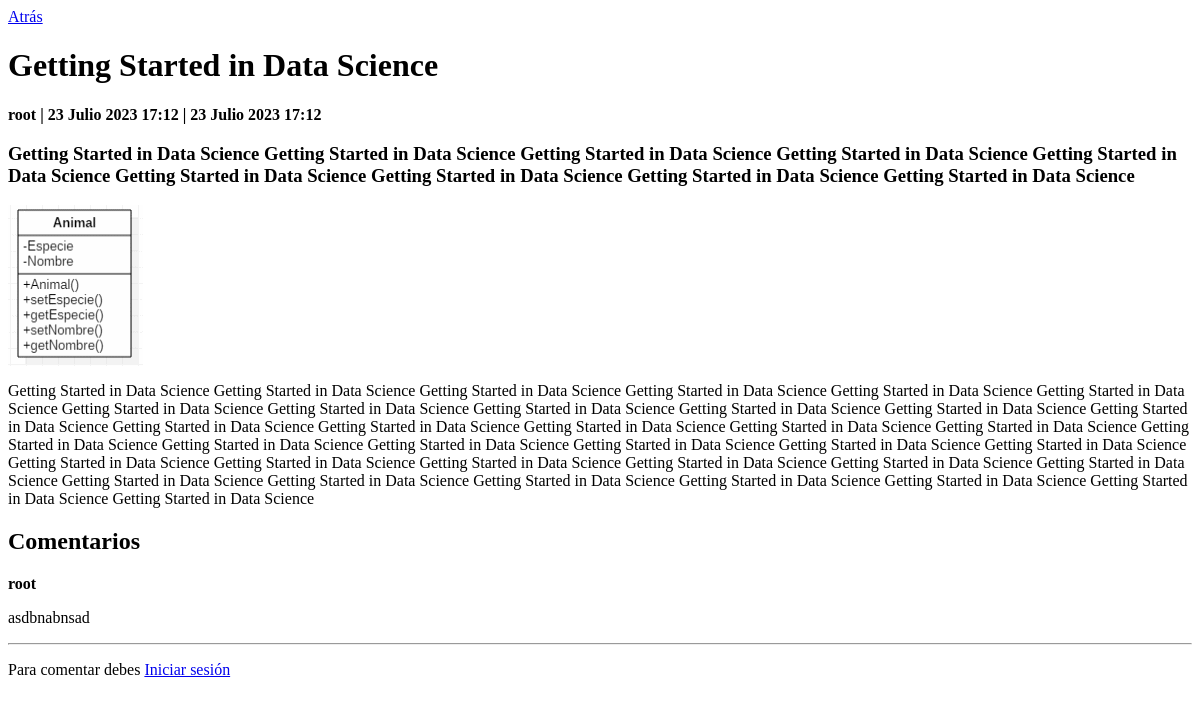
Before: /posts/1 with the older database file.
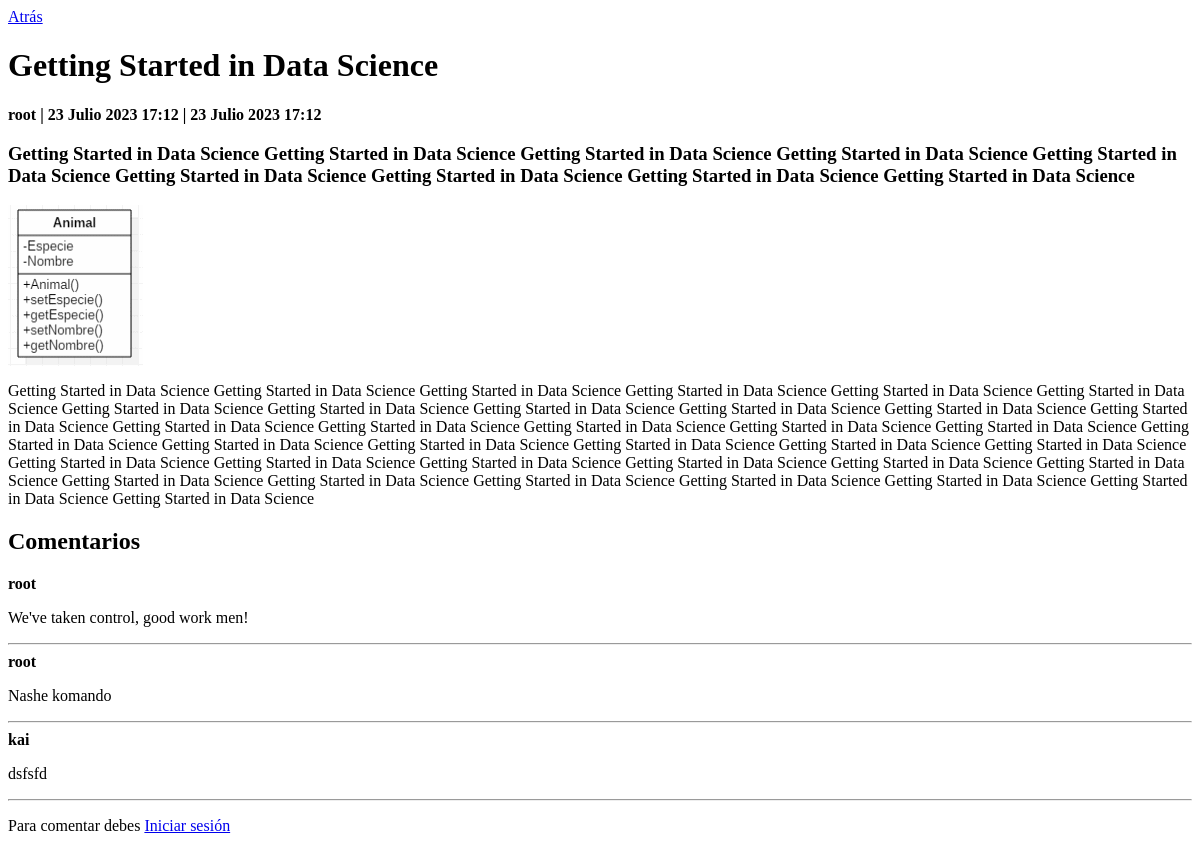
After: the same page with the newer database file.
### apps/posts/models.py (models this page shows, shortened)
class Post(models.Model):
    title = models.CharField(max_length=100)
    short_description = models.TextField()
    image = models.ImageField()
    content = models.TextField()
    created_at = models.DateTimeField(auto_now=True, editable=False)
    updated_at = models.DateTimeField(auto_now_add=True, editable=False)
    author = models.ForeignKey(get_user_model(), null=True, on_delete=models.SET_NULL)
    category = models.ForeignKey(Category, null=True, on_delete=models.SET_NULL)
    tags = models.ManyToManyField(Tag)

### apps/users/models.py (models this page shows)
class User(AbstractUser):
    image = models.ImageField(upload_to='users', null=True)

### apps/comments/models.py (models this page shows, shortened)
class PostComment(models.Model):
    text = models.TextField(max_length=300)
    post = models.ForeignKey(Post, on_delete=models.CASCADE)
    author = models.ForeignKey(get_user_model(), null=True, on_delete=models.SET_NULL)
    created_at = models.DateTimeField(auto_now = True, editable=False)
    updated_at = models.DateTimeField(auto_now_add = True, editable=False)

### apps/posts/views.py (the view)
# urls.py: path('<int:pk>', PostDetailView.as_view(), name = 'view'),
class PostDetailView(DetailView):
    model = Post
    template_name = "posts/post_detail.html"
    context_object_name = "post"
    def get_context_data(self, **kwargs):
        context = super().get_context_data(**kwargs)
        context["postcomment_form"] = PostCommentForm()
        return context

### templates/posts/post_detail.html
<a href="{% url 'posts:index' %}">Atr&aacute;s</a>
<h1>{{post.title}}</h1>
<b>{{post.author.username}} | {{post.created_at}} | {{post.updated_at}}</b>
<h3>{{post.short_description}}</h3>
<div>
    <img src="{{post.image.url}}" alt="">
</div>
<p>{{post.content}}</p>
{% include 'posts/comments/list.html' %}
{% include 'posts/comments/form.html' %}

### templates/posts/comments/list.html (shortened to what this page needs)
<h2>Comentarios</h2>
{% for postcomment in post.postcomment_set.all %}
<div>
    <b>{{postcomment.author}}</b>
    <p>
        {{postcomment.text}}
    </p>
    <hr>
</div>
{% empty %}
<p><i>No hay comentarios</i></p>
{% endfor %}

### templates/posts/comments/form.html
{% if user.is_authenticated %}
<form method="POST" action="{{post.get_add_comment_url}}">
    {% csrf_token %}
    <h3>Deja un comentario</h3>
    <input type="hidden" name="author" value="{{user.pk}}">
    <div>
        {{postcomment_form}}
    </div>
    <div><button type="submit">
        Comentar
        </button></div>
</form>
{% else %}
<p>Para comentar debes <a href="#">Iniciar sesión</a></p>
{% endif %}

Changed rows visible on the page:
changed PostComment: text "asdbnabnsad" → "We've taken control, good work men!"
added PostComment: author "root", text "Nashe komando"
added PostComment: author "kai", text "dsfsfd"
